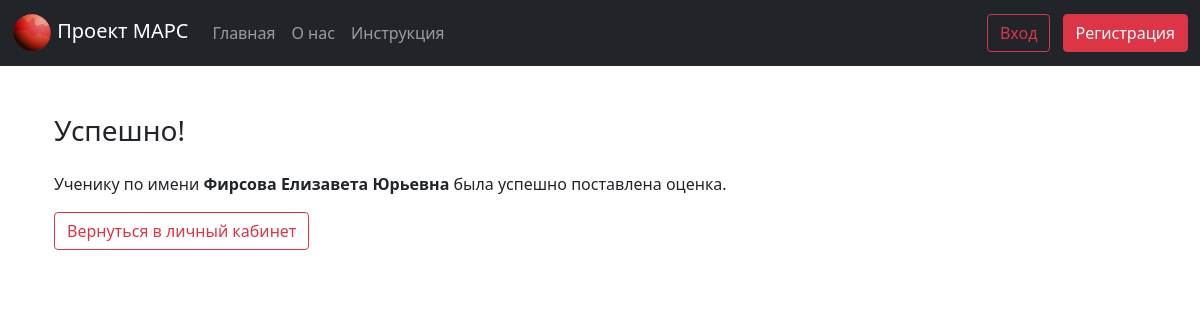
The page /lk/success_page/student_id=1 on the database as committed earlier.
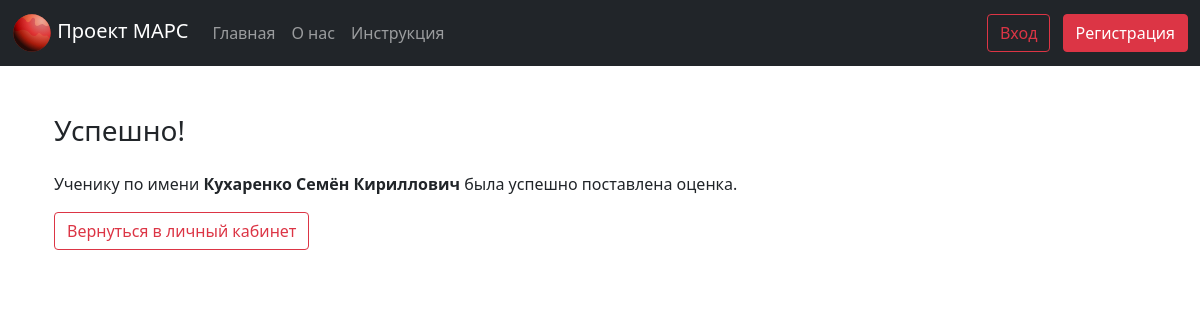
The same page on the database as committed later.
### source/system.py (models this page shows, shortened)
class Student(db.Model):
    id = db.Column(db.Integer, primary_key=True)
    name = db.Column(db.String(50))
    grade = db.Column(db.Integer)
    teacher_id = db.Column(db.Integer, db.ForeignKey("teacher.id"))

### source/__init__.py (the view)
@app.route('/lk/success_page/student_id=<int:st_id>')
def success_page(st_id):
    name = db.session.get(Student, st_id).name
    return render_template('success_page.html', name=name)

### source/__init__.py (called while the page is built)
@app.before_request
def load_logged_in_user():
    session.permanent = True
    app.permanent_session_lifetime = timedelta(minutes=SESSION_DUR)
    teacher_id = session.get('user_id')
    if teacher_id is None:
        g.teacher_name = None
    else:
        g.teacher_name = db.session.get(Teacher, teacher_id).name

### source/templates/success_page.html (shortened to what this page needs)
{% extends 'base.html' %}
{% block body %}
<div class="container px-4 py-5">
    <h3 class="pb-3">Успешно!</h3>
    <p>Ученику по имени <b>{{ name }}</b> была успешно поставлена оценка.</p>
    <a href="/lk" class="redirect"><button type="button" class="btn btn-outline-danger me-2">Вернуться в личный кабинет</button></a>
</div>
{% endblock %}

Rows that differ between the two databases and show on the page:
changed Student: name "Фирсова Елизавета Юрьевна" → "Кухаренко Семён Кириллович"
